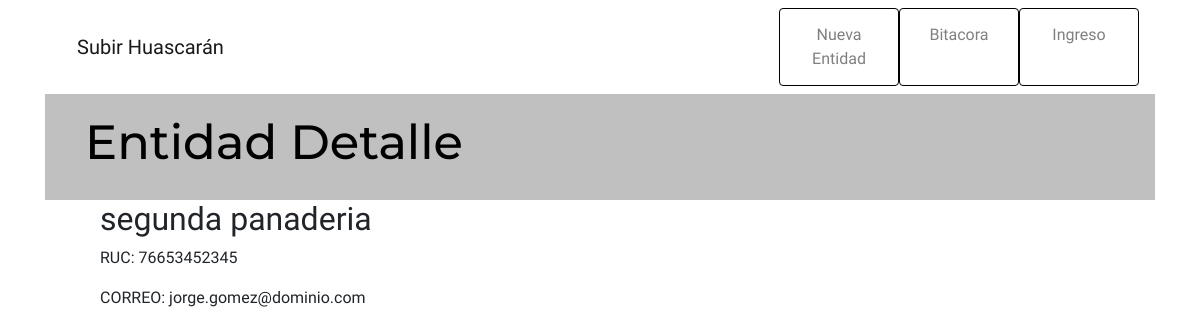
The page /entidad/2/ on the database its author committed.
### gestion/models.py (models this page shows)
class Entidad(models.Model):
	razonSocial = models.CharField(max_length=100)
	ruc = models.CharField(help_text="RUC PERÚ", max_length=11, validators=[int_list_validator(sep=''),MinLengthValidator(11),])
	direccionFiscal =models.CharField(max_length=100)
	contacto = models.CharField(max_length=100)
	telefono = models.CharField(help_text="051123456789", max_length=12, validators=[int_list_validator(sep=''),MinLengthValidator(12),])
	correo = models.EmailField(max_length=254, help_text='correo@dominio.com', unique=True)
	cuenta = models.CharField(max_length=42)

### gestion/views.py (the view)
# urls.py: path('entidad/<int:pk>/', views.entidad_detail, name='entidad_detail'),
def entidad_detail(request, pk):
    entidad = get_object_or_404(Entidad, pk=pk)
    return render(request, 'gestion/entidad_detail.html', {'entidad': entidad})

### gestion/templates/gestion/entidad_detail.html (shortened to what this page needs)
{% extends 'gestion/base.html' %}
{% block title %}Entidad Detalle{% endblock %}
{% block content %}
    <div class="entidad">
        {% if entidad.razonSocial %}
            <div class="entidad">
                <h2>{{ entidad.razonSocial }}</h2>
                <div>
                    <p> RUC: {{ entidad.ruc }}</p>
                    <p> CORREO: {{ entidad.correo|linebreaksbr }}</p>
                </div>
            </div>
        {% endif %}
    </div>
{% endblock %}

### gestion/static/css/gestion.css (style rules this page uses)
body { font-family: 'Pontano Sans', sans-serif; }
h2, h3, h4 { font-family: 'Pontano Sans', sans-serif; }
.entidad { margin-bottom: 70px; }

### rows shown on the page
Entidad: razonSocial "segunda panaderia", ruc "76653452345", correo "jorge.gomez@dominio.com"
